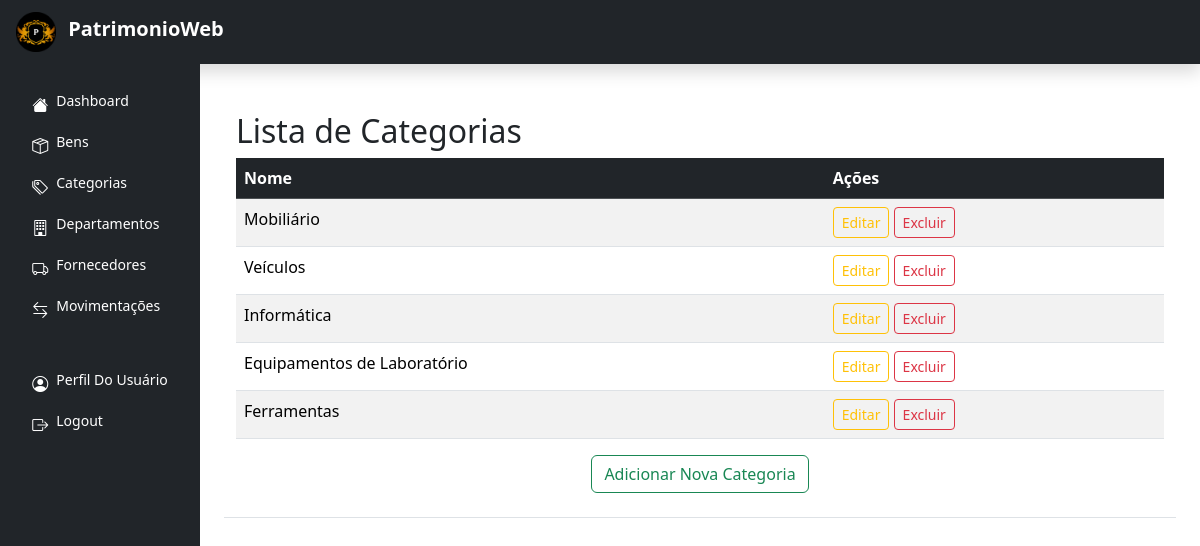
/categorias/ (signed in), run on the app's committed database.
### patrimonioweb/models.py (models this page shows, shortened)
class Categorias(models.Model):
    nome = models.CharField(max_length=100, unique=True)

### patrimonioweb/views.py (the view)
# urls.py: path('categorias/', views.categorias_list, name='categorias_list'),
@login_required
def categorias_list(request):
    categorias = Categorias.objects.all()
    return render(request, 'categorias/categorias_list.html', {'categorias': categorias})

### patrimonioweb/templates/categorias/categorias_list.html
{% extends 'base.html' %}
{% block content %}
<div class="container mt-5">
    <h2>Lista de Categorias</h2>
    <div class="center">
        <table class="table table-striped" >
            <thead class="table-dark">
                <tr>
                    <th>Nome</th>
                    <th>Ações</th>
                </tr>
            </thead>
            <tbody>
                {% for categoria in categorias %}
                <tr>
                    <td>{{ categoria.nome }}</td>
                    <td>
                        <a href="{% url 'categorias_update' categoria.pk %}" class="btn btn-outline-warning btn-sm">Editar</a>
                        <a href="{% url 'categorias_delete' categoria.pk %}" class="btn btn-outline-danger btn-sm">Excluir</a>
                    </td>
                </tr>
                {% endfor %}
            </tbody>
        </table>
        <a href="{% url 'categorias_create' %}" class="btn btn-outline-success mb-3">Adicionar Nova Categoria</a>
    </div>
</div>
{% endblock %}

### patrimonioweb/static/css/styles.css (style rules this page uses)
.center { justify-items: center; }
html, body { height: 100vh; margin: 0; padding: 0; width: 100%; overflow-x: hidden; min-height: 100vh; }

### data on the page
Categorias: nome "Mobiliário"
Categorias: nome "Veículos"
Categorias: nome "Informática"
Categorias: nome "Equipamentos de Laboratório"
Categorias: nome "Ferramentas"
